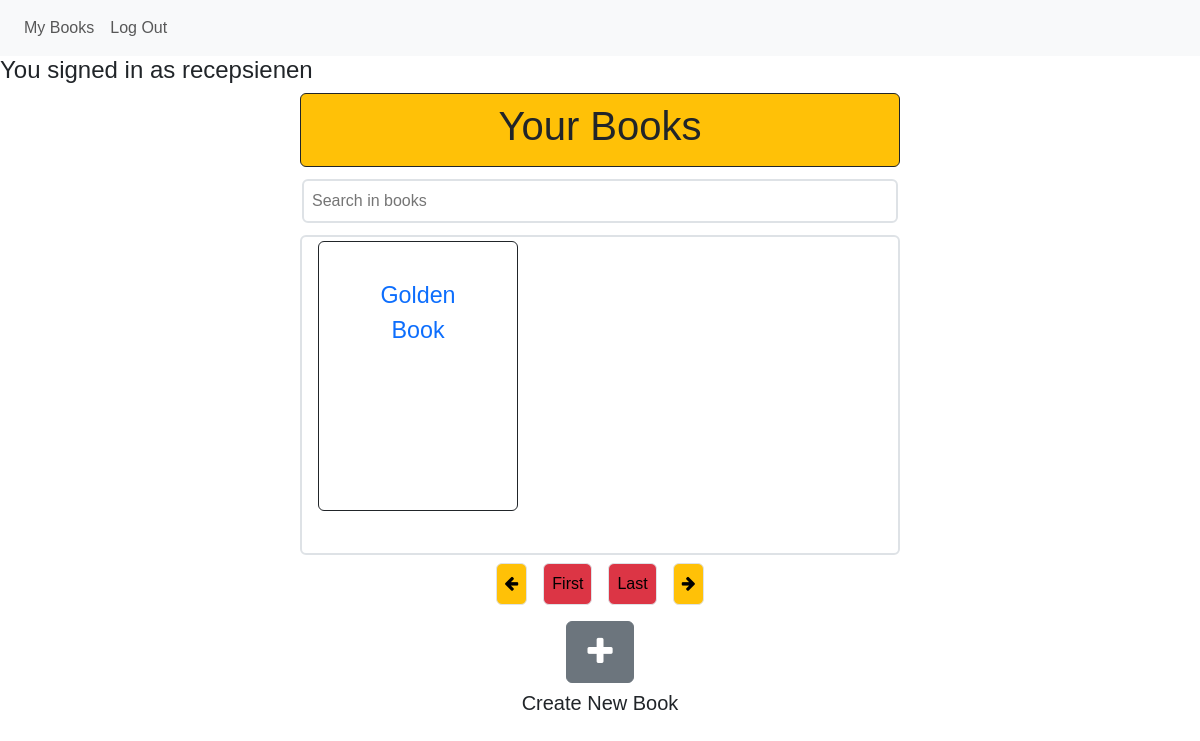
The page / (signed in) on the database as committed earlier.
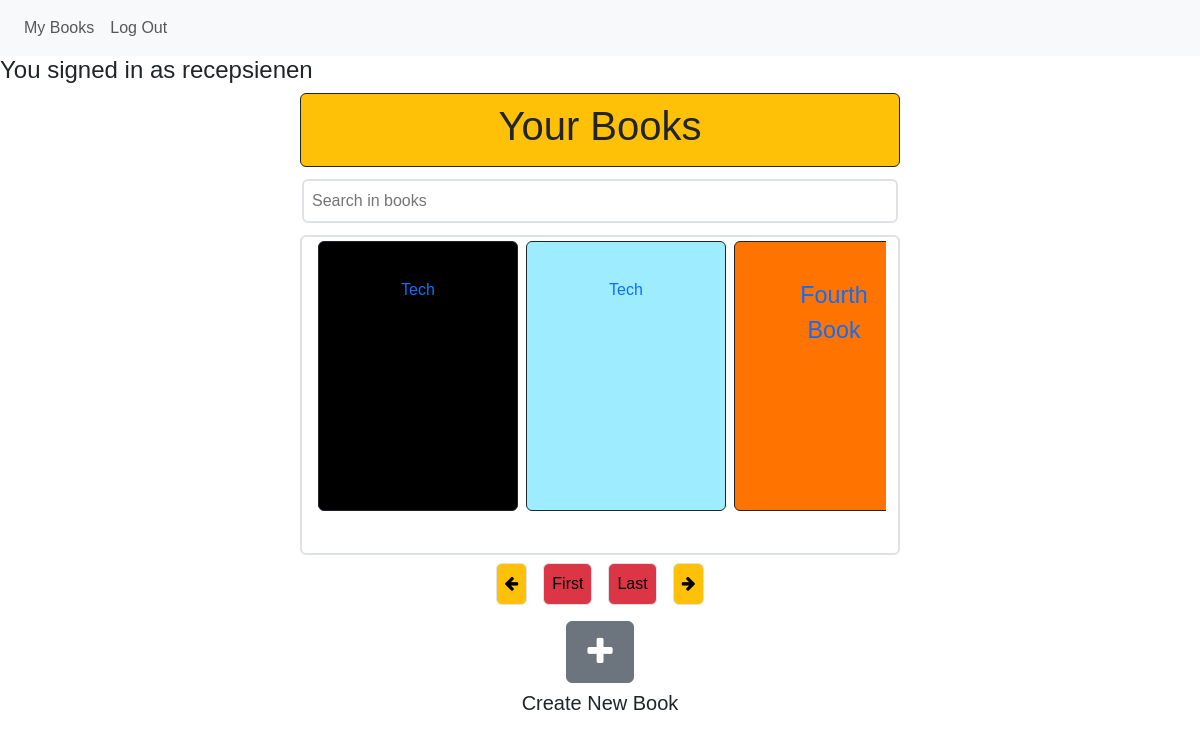
The same page on the database as committed later.
### book/models.py (models this page shows, shortened)
class User(AbstractUser):
    pass

class Book(models.Model):
    user = models.ForeignKey(User,on_delete=models.CASCADE, null=False,related_name="user")
    name = models.CharField(max_length=200, null=True)
    link_name = models.CharField(max_length=250,null=True)
    language = models.CharField(max_length=200, null=True)
    words_per_page = models.IntegerField(blank=True, null=True)
    cover_color = models.CharField(max_length=200,null=True)
    font_color = models.CharField(max_length=200,null=True)
    created_at = models.DateTimeField(auto_now_add=True)
    updated_at = models.DateTimeField(auto_now=True)

### book/views.py (the view)
# urls.py: path("", views.index, name = "index"),
def index(request):
    user = request.user
    books = None
    if user.is_authenticated:
        books = Book.objects.filter(user = user).order_by('-updated_at')
        return render(request, "book/index.html",{
        "user":user,
        "books":books,
        })
    else:
        return render(request,"book/login.html")

### book/templates/book/index.html (shortened to what this page needs)
{% extends "book/layout.html" %}
{% block body %}
    {% if user.is_authenticated %}
        <h4>You signed in as {{user.username}}</h4>
        <div id="container" class=" row d-flex justify-content-start h-100">
            <div id = "inner-container" class="h-25 position-relative">
                <div class="">
                    <div class="w-50 m-auto bg-warning rounded p-1 border border-dark">
                        <h1 class="text-center p-1">Your Books</h1>
                    </div>
                </div>
                <div class="">
                    <div class="w-100  mt-2 mb-2 p-1 d-flex justify-content-center">
                        <input id="filter-books" type="text" class="m-auto w-50 border rounded border-2 p-2" placeholder="Search in books">
                    </div>
                </div>
            <div id = "book-view-container" class="border border-2 rounded w-50  m-auto text-center d-flex row align-items-center">
                <div id="books-view" class="h-100 w-100">
                    <div id="books-line" class="h-100 w-100">
                            {% for book in books %}
                            <a href="{% url 'book_content' username=user.username book_name=book.link_name%}" id="{{ book.id }}" class="m-1 rounded book text-decoration-none border border-dark" style="background-color: {{ book.cover_color }}; color:{{book.font_color}}">
                                <p class="book-title p-3" style="color:{{book.font_color}}">{{ book.name |truncatechars:30 }}</p>
                            </a>
                            {% endfor %}
                    </div>
                </div>
            </div>
                <div class="d-flex row justify-content-center">
                    <div class="d-flex m-auto justify-content-center">
                        <button id = "nxt-btn" class="p-2 bg-warning rounded m-2 border border-none"><i class="fa fa-arrow-left" aria-hidden="true"></i></button>
                        <button id = "beg-btn" class="p-2 bg-danger rounded m-2 border border-none">First</button>
                        <button id = "end-btn" class="p-2 bg-danger rounded m-2 border border-bone">Last</button>
                        <button id = "pre-btn" class="p-2 bg-warning rounded m-2 border border-bone"><i class="fa fa-arrow-right" aria-hidden="true"></i></button>
                    </div>
                    <div id="create-book-view" class="d-flex row text-center">
                        <div class="h-50">
                            <div class="m-2">
                                <div id="create-btn" class="btn btn-secondary"><i class="fa fa-plus p-2 fa-2x" aria-hidden="true"></i></div>
                            </div>
                            <div class="m-2">
                                <h5>Create New Book</h5>
                            </div>
                        </div>
                    </div>
                </div>
            </div>
        <div id="notebook-page-view">
        </div>
    </div>
    {% endif %}
{% endblock %}

### book/templates/book/layout.html (shortened to what this page needs)
{% load static %}
<!DOCTYPE html>
<html lang="en">
<head>
    <link href="https://cdn.jsdelivr.net/npm/bootstrap@5.3.1/dist/css/bootstrap.min.css" rel="stylesheet">
    <link rel="stylesheet" href="https://cdnjs.cloudflare.com/ajax/libs/font-awesome/4.7.0/css/font-awesome.min.css">
    <link rel="stylesheet" href="{% static 'book/main.css' %}">
</head>
<body>
        {% if user.is_authenticated %}
        <nav class="navbar navbar-expand-lg navbar-light bg-light">
            <div>
              <ul class="navbar-nav mr-auto">
                    <li class="nav-item">
                    <a class="nav-link" href="#" id="current-user"><strong></strong></a>
                    </li>
                    <li class="nav-item">
                        <a href="{% url 'index' %}" class="nav-link">My Books</a>
                    </li>
                    <li class="nav-item">
                        <a class="nav-link" href="{% url 'logout_view' %}">Log Out</a>
                    </li>
              </ul>
            </div>
          </nav>
    {% endif %}
    <div id="body-container">
        {% block body %}
        {% endblock %}
    </div>
</body>
</html>

### book/static/book/main.css (style rules this page uses)
body { font-family: sans-serif; overflow: hidden; height: 100vh; width: 100vw; }
#container { height: 80vh; }
#body-container { height: 100%; width: 100%; }
.book { position: relative; padding: 20px; flex: 0 0 auto; width: 200px; height: 270px; margin-right: 40px; overflow: hidden; }
#books-line { display: flex; overflow-x: hidden; scroll-behavior: smooth; }
#book-view-container { height: 160%; }

Rows that differ between the two databases and show on the page:
removed Book: name "Golden Book"
added Book: name "Tech"
added Book: name "Tech"
added Book: name "Fourth Book"
